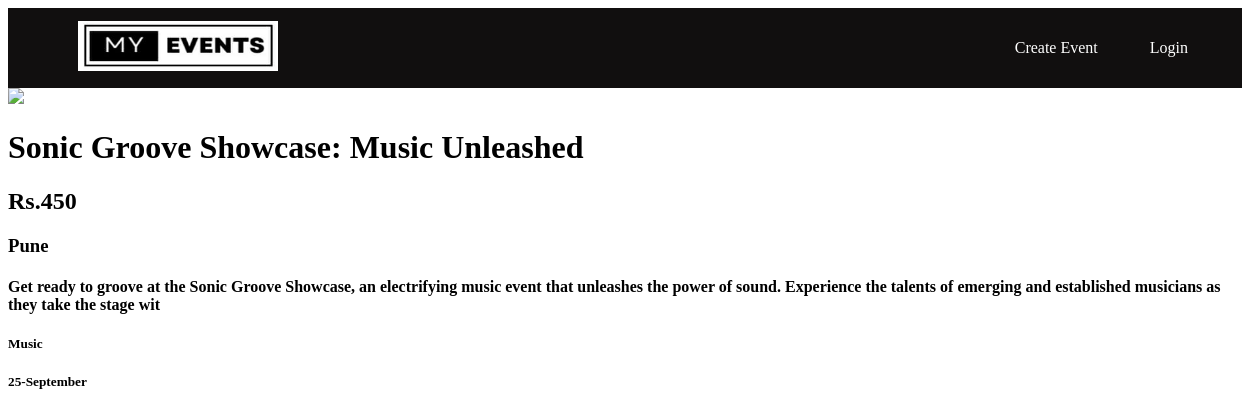
The app's page /events/2/ with its own data.
### events/models.py (models this page shows, shortened)
class Item(models.Model):
    item_name = models.CharField(max_length=200)
    item_price = models.IntegerField()
    item_location = models.CharField(max_length=200)
    item_description = models.CharField(max_length=200)
    item_date = models.DateField(null=True, blank=True)
    item_category = models.CharField(max_length=200)
    item_image = models.CharField(max_length=500,default="https://t3.ftcdn.net/jpg/02/48/42/64/360_F_248426448_NVKLywWqArG2ADUxDq6QprtIzsF82dMF.jpg")
    def formatted_date(self):
        if self.item_date:
            return self.item_date.strftime('%d-%B')
        return ''

### events/views.py (the view)
# urls.py: path('<int:item_id>/',views.detail,name='detail'),
def detail(request,item_id):
    item = Item.objects.get(pk=item_id)
    context ={
        'item':item,
    }
    return render(request,'events/detail.html',context)

### events/templates/events/detail.html
{% extends 'events/base.html' %}
{% block body %}
<div class="container">
    <div class="row">
        <div class="col-md-6">
            <img height="300px" src="{{ item.item_image }}" class="card/">
        </div>
        <div class="col-md-6">
            <h1>{{ item.item_name }}</h1>
            <h2>Rs.{{ item.item_price }}</h2>
            <h3>{{ item.item_location }}</h3>
            <h4>{{ item.item_description }}</h4>
            <h5>{{ item.item_category }}</h5>
            <h5>{{ item.formatted_date }}</h5>
        </div>
    </div>
</div>
{% endblock %}

### records on screen
Item: item_name "Sonic Groove Showcase: Music Unleashed", item_price "450", item_location "Pune", item_description "Get ready to groove at the Sonic Groove Showcase, an electrifying music event that unleashes the power of sound. Experience the talents of emerging and established musicians as they take the stage wit", item_category "Music", formatted_date "25-September"
